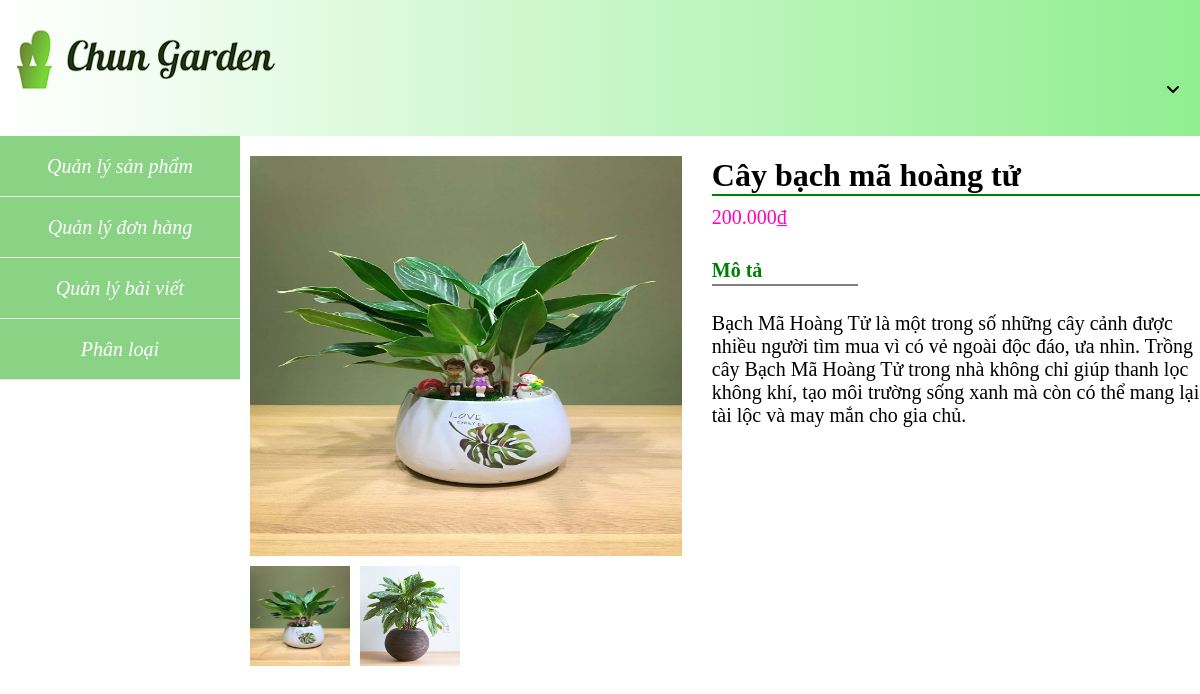
The app's page /admin/modules/product/view_product.php?id=96 with its own data.
### tables this page shows
CREATE TABLE `product_images` (
  `id_Product` int(11) NOT NULL,
  `URL` varchar(255) NOT NULL
);

CREATE TABLE `product` (
  `id_Product` int(11) NOT NULL,
  `Name` varchar(50) NOT NULL,
  `Price` float NOT NULL,
  `image` varchar(255) NOT NULL,
  `Description` text NOT NULL,
  `Status` tinyint(1) NOT NULL,
  `id_Categorize` int(11) NOT NULL,
  `view` bigint(20) NOT NULL
);

### admin/modules/product/view_product.php (the view, shortened to what this page needs)
<?php
if(isset($_GET['id'])) {
	$id=$_GET['id'];
	$sql="SELECT product.*,product_images.URL FROM `product` JOIN product_images ON product_images.id_Product=product.id_Product WHERE product.id_Product='$id'";
	$result=mysqli_query($conn,$sql);
 	if($result==false){
		echo "Loi: ".mysqli_error($conn);
	}
	else if (mysqli_num_rows($result)==0){
		echo "<h2> Không tìm thấy chi tiết sản phẩm </h2>";
	}
	else{
		$row = mysqli_fetch_assoc($result);
		$name=$row['Name'];
		$price = $row['Price'];
		$dess=$row['Description'];
		$url=$row['image'];
	}
}
?>
<?php
require_once ('Layout/header.php');
?>
  <div class="wrapper_detail_product">
  	<div class="img_detail_Product">
  		<div class="main_picture">
  			<img src="<?php echo $url ?>" id="main_pic">
  		</div>
  		<div class="secondary_picture">
        <?php
       echo "<div class='pic'>";
        echo "<img src='$url' onclick='changeImg(id)' id='0'>";
        echo "</div>";
        foreach ($result as $key => $value) {
          $key++;
          $url2=$value['URL'];
          echo "<div class='pic'>";
          echo "<img src='$url2' onclick='changeImg(id)' id='$key'>";
           echo "</div>";
       }
       ?>
      </div>
  	</div>
  	<div class="inf_product">
  		<h2><?php  echo $name ; ?></h2>
      <div class="inf_product_price">
        <p><?php
        echo number_format("$price",0,",","."); ?>₫</p>
      </div>
  		<div class="inf_product_dess">
        <h3>Mô tả</h3>
        <p><?php  echo $dess ?></p>
      </div>
  	</div>
  </div>
<?php
require_once ('Layout/footer.php');
?>

### admin/Layout/header.php (style rules this page uses)
* { padding: 0; margin: 0; box-sizing:border-box; border-collapse: collapse; list-style: none; text-decoration: none; }
body { background-color: #A4E2AA; }

### admin/modules/product/view_product.php (style rules this page uses)
.wrapper_detail_product { width: 100%; margin-top: 20px; display: grid; grid-template-columns: 1fr 1.2fr; }
.img_detail_Product { display: flex; flex-direction: column; float: left; }
.main_picture { width: 100%; }
.main_picture img { width: 100%; height: 400px; float: left; }
.secondary_picture { display: grid; grid-template-columns: repeat(4,1fr); column-gap: 0.5rem; margin: 0; }
.secondary_picture { margin-top: 10px; }
.secondary_picture .pic img { width: 100px; height: 100px; cursor: pointer; text-align: center; }
.inf_product { border-right: 2px; float: left; margin:0; text-align:left; margin-left: 30px; }
.inf_product h2 { font-size: 2rem; line-height: 1.2; }
.inf_product p { padding-top: 10px; padding-bottom:10px; }
.inf_product_price { color: #FF00BF; font-size: 20px; border-top:2px solid green; }
.inf_product_dess { width: 100%; position: relative; }
.inf_product_dess h3 { color: green; font-size: 20px; margin-top: 20px; }
.inf_product_dess h3:before { position: absolute; top: 25px; content: ''; height: 2px; width: 30%; background: grey; }
.inf_product_dess p { font-size: 20px; }

### records on screen
product_images: id_Product.image (picture), URL (picture), id_Product.Name "Cây bạch mã hoàng tử", id_Product.Price "200.000", id_Product.Description "Bạch Mã Hoàng Tử là một trong số những cây cảnh được nhiều người tìm mua vì có vẻ ngoài độc đáo, ưa nhìn. Trồng cây Bạch Mã Hoàng Tử trong nhà không chỉ giúp thanh lọc không khí, tạo môi trường sống xanh mà còn có thể mang lại tài lộc và may mắn cho gia chủ."
